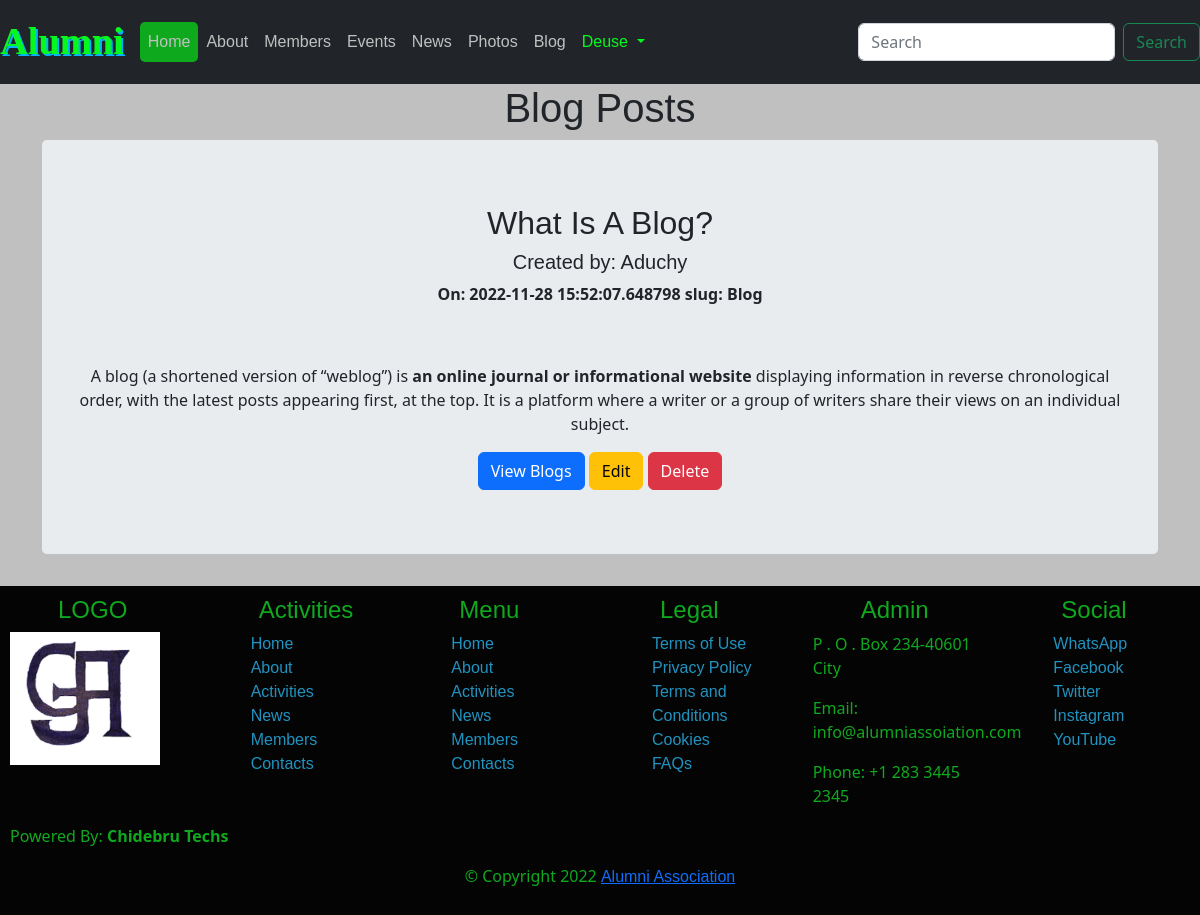
Screenshot of /blog_posts/1 (signed in) with the database file from the repository.
### alumni/models.py (models this page shows, shortened)
class User(db.Model, UserMixin):
    id = db.Column(db.Integer, primary_key=True, nullable=False)
    username = db.Column(db.String(80), unique=False, nullable=False)
    email = db.Column(db.String(120), unique=True, nullable=False)
    password = db.Column(db.String(180))
    status = db.Column(db.Integer, default=1, nullable=False)

class Blogs(db.Model):
    id = db.Column(db.Integer, primary_key=True)
    title = db.Column(db.String(80), nullable=False)
    content = db.Column(db.Text,  nullable=False)
    author = db.Column(db.String(80),  nullable=False)
    blog_date = db.Column(db.DateTime,  default=datetime.now)
    slug = db.Column(db.String(80),  nullable=False)

### alumni/views.py (the view)
@views.route('/blog_posts/<int:id>', methods=['GET', 'POST'])
@login_required
def post(id):
    post  = Blogs.query.get_or_404(id)
    return render_template('blog/blog.html', post=post, user=current_user)

### alumni/forms.py
class SearchForm(FlaskForm):
    searching = StringField('Searching:', validators=[DataRequired()])
    submit = SubmitField('Submit')

### alumni/views.py (called while the page is built)
@views.context_processor
def layout():
    form = SearchForm()
    return dict(form=form)

### alumni/templates/blog/blog.html (shortened to what this page needs)
{% extends "layout.html" %}
{% block body %}
{% include "navbar.html" %}
<h1 align="center">Blog Posts</h1>
<div class="container text-center blog">
        <div class="jumbotron">
            <h2> {{ post.title | title }} </h2>
            <h5>Created by:  {{ post.author}} </h5>
            <p><strong> On: {{ post.blog_date}}  slug: {{ post.slug}} </strong></p>
            <p>{{ post.content | safe }} </p>
            <a href="{{ url_for('views.blog_posts') }}"  class="btn btn-primary"> View Blogs </a>
            <a href="{{ url_for('auth.edit_blog', id=post.id) }}" target="_parent" class="btn btn-warning"> Edit </a>
            <a href="{{ url_for('auth.delete_blog', id=post.id) }}"  class="btn btn-danger"> Delete </a>
        </div>
</div>
{% include "_footer.html" %}
{% endblock %}

### alumni/templates/navbar.html (shortened to what this page needs)
{% block navbar %}
<nav id="navbar_top" class="navbar navbar-expand-lg navbar-dark bg-dark">
    <a class="navbar-brand" href="/"><span class="alumni">Alumni</span></a>
    <div class="collapse navbar-collapse" id="navbarSupportedContent navbar">
      <ul  class="navbar-nav mr-auto" id="linkContain">
        {% if user.is_authenticated %}
        <li class="nav-item  active"  id="navitem">
          <a class="nav-link" href="/">Home <span class="sr-only">(current)</span></a>
        </li>
        <li class="nav-item" id="navitem">
          <a class="nav-link" href="/about">About</a>
        </li>
        <li class="nav-item" id="navitem">
          <a class="nav-link" href="/members">Members</a>
        </li>
        <li class="nav-item" id="navitem">
          <a class="nav-link" href="/events">Events</a>
        </li>
        <li class="nav-item" id="navitem">
          <a class="nav-link" href="/news">News</a>
        </li>
        <li class="nav-item" id="navitem">
          <a class="nav-link" href="/gallery">Photos</a>
        </li>
        <li class="nav-item" id="navitem">
          <a class="nav-link" href="{{ url_for('views.blog_posts') }}">Blog</a>
        </li>
        <li class="nav-itemdropdown">
          <a class="nav-link dropdown-toggle user" href="#" role="button" data-toggle="dropdown" aria-expanded="false">
            {{ user.username | title }}
          </a>
        </li>
        {% endif %}
      </ul>
      <form action="{{ url_for('views.search') }}" method="POST" class="form-inline my-2 my-lg-0">
        <input class="form-control mr-sm-2" type="search" placeholder="Search" aria-label="Search" name="searching">
        <button class="btn btn-outline-success my-2 my-sm-0" type="submit">Search</button>
      </form>
    </div>
  </nav>
{% endblock navbar %}

### alumni/static/css/styles.css (style rules this page uses)
body { background-color: silver !important; font-size: 1.2rem; font-family: Georgia, 'Times New Roman', Times, serif; }
li { font-family: Verdana, Geneva, Tahoma, sans-serif; }
a { font-family:'Lucida Sans', 'Lucida Sans Regular', 'Lucida Grande', 'Lucida Sans Unicode', Geneva, Verdana, sans-serif }
h1, h2, h3, h4, h5, h6 { font-family: 'Franklin Gothic Medium', 'Arial Narrow', Arial, sans-serif; }
nav { position: sticky; }
nav .active { background-color: rgb(15, 169, 30) !important; border-radius: 5px; }
.nav-link { color: silver !important; }
.user { color: rgb(6, 249, 30) !important; font-weight: 600; }
.blog { width: 75vw; }
.alumni { color:rgb(6, 249, 30); text-shadow: 2px 2px rgb(6, 180, 249); font-weight: 900; font-family: Cochin, Georgia, Times, 'Times New Roman', serif; font-size: 2.4rem; animation-name: alum; animation-duration: 2s; animation-iteration-count: infinite; }
@media (max-width: 1200px) { .container { max-width: 1140px; } }

### alumni/static/css/gallery.css (style rules this page uses)
* { box-sizing: border-box; }
input { display: none; }

### rows the page displays
User: username "Deuse"
Blogs: title "What Is A Blog?", author "Aduchy", blog_date "2022-11-28 15:52:07.648798", slug "Blog", content "A blog (a shortened version of “weblog”) is an online journal or informational website displaying information in reverse chronological order, with the latest posts appearing first, at the top. It is a platform where a writer or a group of writers share their views on an individual subject."
